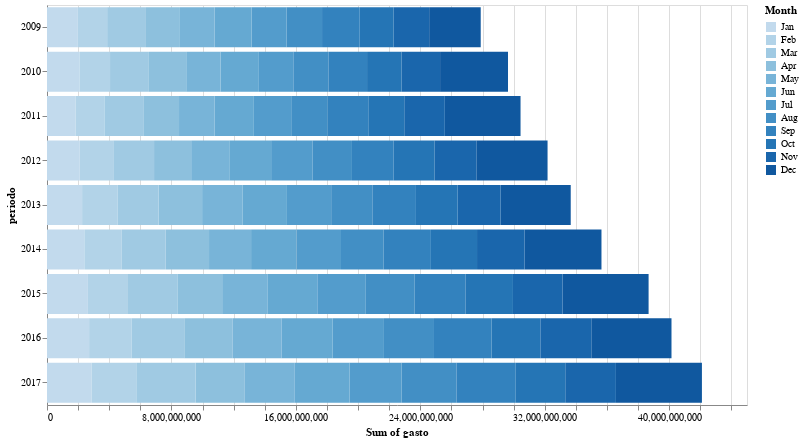

The notebook cell this image was saved under:
### Code cell
alt.Chart(pub_spend_annual).mark_bar().encode(
    x='sum(gasto):Q',
    y='periodo:O',
    color=alt.Color('year_month:O', timeUnit='month', legend=alt.Legend(title='Month'), sort='ascending')
).properties( 
    width=700, 
    height=400 
)

### Figure 1 — Vega-Lite specification as saved in the notebook (floating-point values rounded to 4 significant figures; data arrays with more than 128 entries replaced by an {"elided": "..."} marker saying what was removed)
{"$schema": "https://vega.github.io/schema/vega-lite/v2.4.1.json", "config": {"view": {"height": 300, "width": 400}}, "data": {"values": {"elided": "2868 records"}}, "encoding": {"color": {"field": "year_month", "legend": {"title": "Month"}, "sort": "ascending", "timeUnit": "month", "type": "ordinal"}, "x": {"aggregate": "sum", "field": "gasto", "type": "quantitative"}, "y": {"field": "periodo", "type": "ordinal"}}, "height": 400, "mark": "bar", "width": 700}
